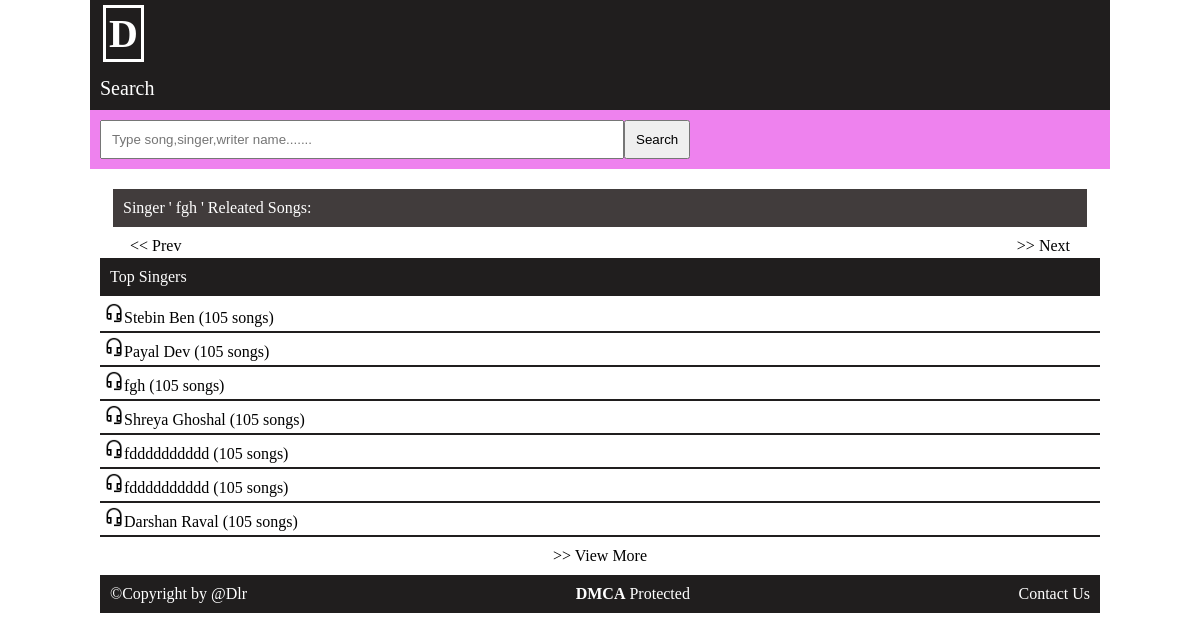
Page /singer/fgh on the committed database.
### home/models.py (models this page shows, shortened)
class Singer(models.Model):
    Name=models.CharField(max_length=50)
    class Meta:
        ordering = ['-pk']

### home/views.py (the view)
# urls.py: path("singer/<singer>",views.singer,name='singer'),
def singer(request,singer):
    singers=Singer.objects.distinct()
    try:
        for sin in singers:
            if sin.Name==singer:
                ff=Song.objects.filter(singerName__id=sin.pk)
        context={
            'posts':ff,
            'label':singer,
            'labex':f"Singer ' {singer} ' Releated Songs:",
            'sing':find(7,Singer),
        }
        return render(request,'label.html',context)
    except:
        context={
            'type':'Url',
            'url':os.path.join(BASE_DIR,'static'),
            'sing':find(7,Singer),
        }
        return render(request,'404.html',context)

### home/views.py (called while the page is built)
def find(num,argsss):
    result=argsss.objects.all()[:int(num)]
    return result

### templates/label.html (shortened to what this page needs)
{% extends 'base.html' %}
{% block content_writing %}
{% if postlength == 0 %}
<div class="content-writing">
    <div class="content">
    <p class="breadcumbs">
    {{labex | safe}}
    </p></div>
<div class="short">
                    <p style="font: size 20px;">There is No Posts for <b>{{label}}</b></p><br>
                        <ul style="padding-left:20px ;"><b>Suggestions:</b>
                        <li>Make sure that all words are spelled correctly.</li>
                        <li>Try different keywords.</li>
                        <li>Try more general keywords.</li>
                        <li>Try fewer keywords</li>
                        </ul>
                </div>
</div>
{% else %}
<div class="content-writing">
            <div class="content">
                <p class="breadcumbs">
                    {{labex | safe}}
                </p>
            </div>
            <div class="cards">
                <div class="next">
                    <a href="/all/{{label}}"> << Prev</a><a href="/all/{{label}}"> >> Next</a>
                </div>
            </div>
{% endif %}
{% endblock content_writing %}

### templates/base.html (shortened to what this page needs)
<!DOCTYPE html>
<html lang="en">
<head>
    {% load static %}
    <link rel="stylesheet" href="{% static 'css/style.css' %}">
</head>
<body>
    <div class="container">
        <div class="logo">
            <a href="/"><b>D</b>{{setup.Site_Name}}</a>
        </div>
        <div class="search-content">
            <p>Search</p>
            <form action="/search" method="get">
                <input type="text" placeholder="Type song,singer,writer name......." name="q"
                    required><button>Search</button>
            </form>
        </div>
        {% block content_writing %}
        {% endblock content_writing %}
        <div class="singers">
                <p>Top Singers</p>
            <ul class="singers-list">
            {% for singers in sing %}
                <li><a href="/singer/{{singers.Name}}"><img src="{% static 'images/outline_headset_mic_black_24dp.png' %}" alt="{{singers.Name}}">{{singers.Name}}</a> (105 songs)
                </li>
            {% endfor %}
            </ul>
            <div class="view">
                <a href="/all/singers"> >> View More</a>
            </div>
        </div>
        <div class="footer">
            <div class="left">
                <p class="web-cradit">
                    &copy;Copyright by @Dlr
                </p>
            </div>
            <div class="center">
                <p><b>DMCA</b> Protected</p>
            </div>
            <div class="right">
                <a href="/contact">Contact Us</a>
            </div>
        </div>
    </div>
</body>
</html>

### static/css/style.css (style rules this page uses)
* { padding:0; margin: 0; }
:root { --skin-color:rgb(32, 30, 30); --join-color:rgb(255, 0, 0); --text-color:#ffffff; --main-text-padding:10px; --menu-color:red; --header-font-size:20px; }
body { background: #ffffff; font-family: 'Baloo Bhai 2', cursive; }
.container { margin:0 90px; }
.content-writing { padding: 10px; }
.logo { background:var(--skin-color); }
.logo { padding: var(--main-text-padding); }
.logo a { text-decoration: none; color: var(--text-color); padding: 3px; font-size: 40px; }
.logo b { color: var(--text-color); padding: 3px; font-size: 40px; border: solid 3px var(--text-color); }
.search-content { background-color: violet; }
.search-content p { font-size: var(--header-font-size); color: var(--text-color); padding: var(--main-text-padding); background-color: var(--skin-color); }
.search-content form { padding: var(--main-text-padding); }
.search-content form input { padding:var(--main-text-padding); width: 50%; }
.next { display: flex; justify-content: space-between; padding-left:30px; padding-right:30px; }
.next a { color:black; }
.content { margin: 10PX; }
.search-content button { cursor: pointer; padding: var(--main-text-padding); }
.cards a { text-decoration: none; }
.footer { background-attachment: fixed; background-color: var(--skin-color); display: flex; justify-content: space-between; padding: 10px; color: var(--text-color); }
.footer a { text-decoration: none; color: var(--text-color); }
.singers { width: 100%; }
.singers-list { display: grid; }
.singers ul li { list-style: none; padding: 4px; border-bottom:2px solid var(--skin-color); }
.singers ul img { width: 20px; height: 20px; }
.singers ul li a { text-decoration: none; color: black; padding-bottom:4px; }
.singers p { color: var(--text-color); background-color: var(--skin-color); padding: var(--main-text-padding); margin: 3px 0; }
.view { text-align: center; padding: 10px; }
.view a { text-decoration: none; color: black; }
.breadcumbs { background-color: rgb(65, 60, 60); padding: 10px; margin: 3px; color: white; }

### rows in the picture
Singer: Name "Stebin Ben"
Singer: Name "Payal Dev"
Singer: Name "fgh"
Singer: Name "Shreya Ghoshal"
Singer: Name "fdddddddddd"
Singer: Name "fdddddddddd"
Singer: Name "Darshan Raval"

### other values in the picture
{{ labex | safe }} "Singer ' fgh ' Releated Songs:"
